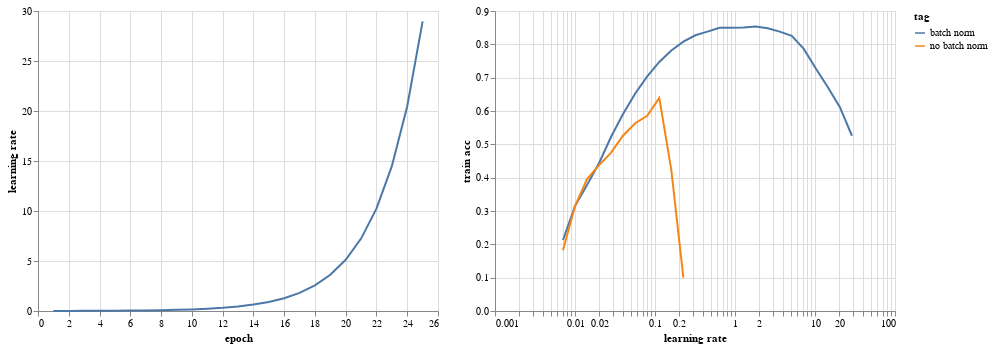

Source (notebook cell):
### Markdown cell above
#### Results

### Code cell
fig['lr'] | fig['train acc']

### Figure 1 — Vega-Lite specification as saved in the notebook (floating-point values rounded to 4 significant figures)
{"config": {"view": {"continuousWidth": 400, "continuousHeight": 300}}, "hconcat": [{"data": {"name": "data-2b582c4dfb49aac6c015c86dfb08330c"}, "mark": "line", "encoding": {"x": {"type": "quantitative", "field": "epoch"}, "y": {"type": "quantitative", "field": "learning rate"}}}, {"data": {"name": "data-2b582c4dfb49aac6c015c86dfb08330c"}, "mark": "line", "encoding": {"color": {"type": "nominal", "field": "tag"}, "x": {"type": "quantitative", "field": "learning rate", "scale": {"base": 10, "type": "log"}}, "y": {"type": "quantitative", "field": "train acc"}}}], "$schema": "https://vega.github.io/schema/vega-lite/v4.8.1.json", "datasets": {"data-2b582c4dfb49aac6c015c86dfb08330c": [{"tag": "batch norm", "epoch": 1, "learning rate": 0.007071, "train acc": 0.213}, {"tag": "batch norm", "epoch": 2, "learning rate": 0.01, "train acc": 0.3147}, {"tag": "batch norm", "epoch": 3, "learning rate": 0.01414, "train acc": 0.3778}, {"tag": "batch norm", "epoch": 4, "learning rate": 0.02, "train acc": 0.4442}, {"tag": "batch norm", "epoch": 5, "learning rate": 0.02828, "train acc": 0.5229}, {"tag": "batch norm", "epoch": 6, "learning rate": 0.04, "train acc": 0.5916}, {"tag": "batch norm", "epoch": 7, "learning rate": 0.05657, "train acc": 0.6526}, {"tag": "batch norm", "epoch": 8, "learning rate": 0.08, "train acc": 0.704}, {"tag": "batch norm", "epoch": 9, "learning rate": 0.1131, "train acc": 0.7471}, {"tag": "batch norm", "epoch": 10, "learning rate": 0.16, "train acc": 0.7816}, {"tag": "batch norm", "epoch": 11, "learning rate": 0.2263, "train acc": 0.808}, {"tag": "batch norm", "epoch": 12, "learning rate": 0.32, "train acc": 0.8272}, {"tag": "batch norm", "epoch": 13, "learning rate": 0.4525, "train acc": 0.8383}, {"tag": "batch norm", "epoch": 14, "learning rate": 0.64, "train acc": 0.8495}, {"tag": "batch norm", "epoch": 15, "learning rate": 0.9051, "train acc": 0.8498}, {"tag": "batch norm", "epoch": 16, "learning rate": 1.28, "train acc": 0.8505}, {"tag": "batch norm", "epoch": 17, "learning rate": 1.81, "train acc": 0.8534}, {"tag": "batch norm", "epoch": 18, "learning rate": 2.56, "train acc": 0.8481}, {"tag": "batch norm", "epoch": 19, "learning rate": 3.62, "train acc": 0.8381}, {"tag": "batch norm", "epoch": 20, "learning rate": 5.12, "train acc": 0.8256}, {"tag": "batch norm", "epoch": 21, "learning rate": 7.241, "train acc": 0.7862}, {"tag": "batch norm", "epoch": 22, "learning rate": 10.24, "train acc": 0.7273}, {"tag": "batch norm", "epoch": 23, "learning rate": 14.48, "train acc": 0.6714}, {"tag": "batch norm", "epoch": 24, "learning rate": 20.48, "train acc": 0.6114}, {"tag": "batch norm", "epoch": 25, "learning rate": 28.96, "train acc": 0.5258}, {"tag": "no batch norm", "epoch": 1, "learning rate": 0.007071, "train acc": 0.1822}, {"tag": "no batch norm", "epoch": 2, "learning rate": 0.01, "train acc": 0.3145}, {"tag": "no batch norm", "epoch": 3, "learning rate": 0.01414, "train acc": 0.3958}, {"tag": "no batch norm", "epoch": 4, "learning rate": 0.02, "train acc": 0.4377}, {"tag": "no batch norm", "epoch": 5, "learning rate": 0.02828, "train acc": 0.4752}, {"tag": "no batch norm", "epoch": 6, "learning rate": 0.04, "train acc": 0.5265}, {"tag": "no batch norm", "epoch": 7, "learning rate": 0.05657, "train acc": 0.5633}, {"tag": "no batch norm", "epoch": 8, "learning rate": 0.08, "train acc": 0.5857}, {"tag": "no batch norm", "epoch": 9, "learning rate": 0.1131, "train acc": 0.6393}, {"tag": "no batch norm", "epoch": 10, "learning rate": 0.16, "train acc": 0.4228}, {"tag": "no batch norm", "epoch": 11, "learning rate": 0.2263, "train acc": 0.1004}]}}
